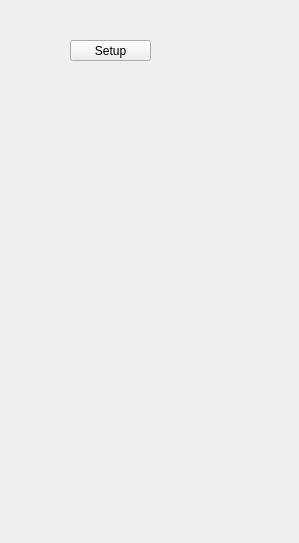
<?xml version="1.0" encoding="UTF-8"?>
<ui version="4.0">
 <class>MainWindow</class>
 <widget class="QWidget" name="MainWindow">
  <property name="geometry">
   <rect>
    <x>0</x>
    <y>0</y>
    <width>299</width>
    <height>543</height>
   </rect>
  </property>
  <property name="windowTitle">
   <string>MainWindow</string>
  </property>
  <widget class="QPushButton" name="pushButtonSetup">
   <property name="geometry">
    <rect>
     <x>70</x>
     <y>40</y>
     <width>81</width>
     <height>21</height>
    </rect>
   </property>
   <property name="text">
    <string>Setup</string>
   </property>
  </widget>
 </widget>
 <layoutdefault spacing="6" margin="11"/>
 <resources/>
 <connections/>
</ui>
